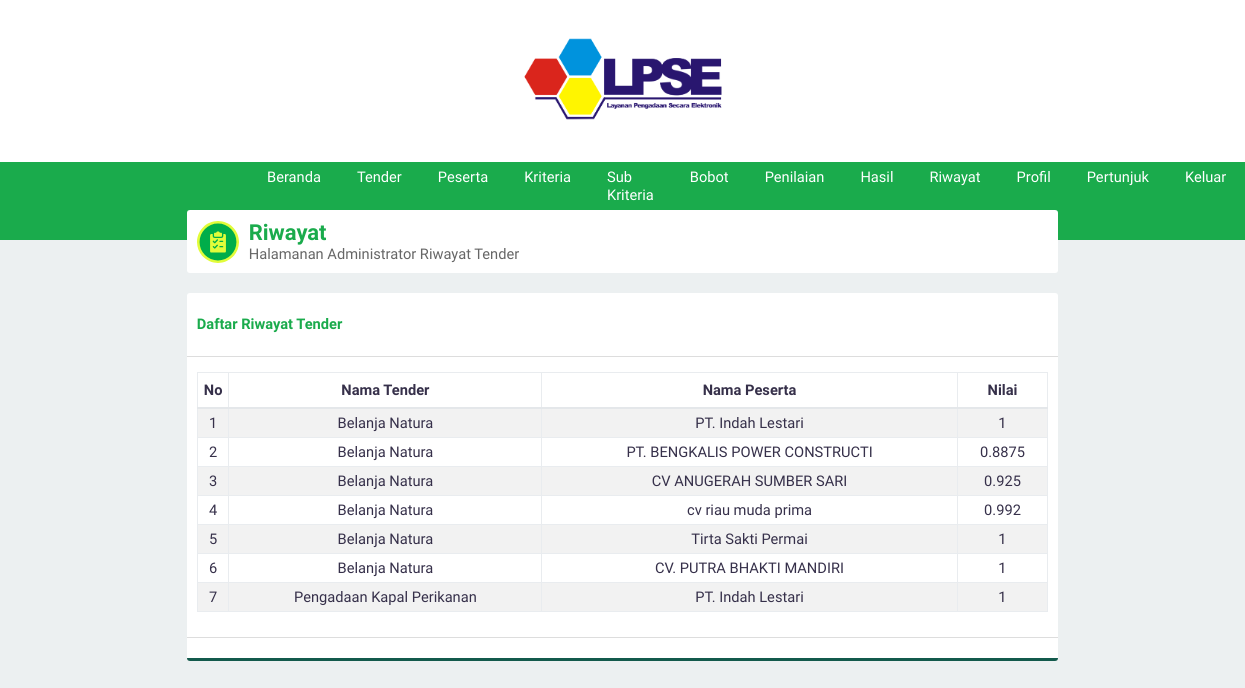
Page /?page=riwayat (signed in) on the committed database.
### tables this page shows
CREATE TABLE `hasil` (
  `id_hasil` int(3) NOT NULL,
  `id_jenistender` int(3) NOT NULL,
  `id_peserta` int(3) NOT NULL,
  `hasil` float NOT NULL
);

CREATE TABLE `jenis_tender` (
  `id_jenistender` int(3) NOT NULL,
  `namaTender` varchar(100) NOT NULL,
  `kode_rup` varchar(30) NOT NULL,
  `satuan_kerja` varchar(50) NOT NULL,
  `jenis_pengadaan` varchar(50) NOT NULL,
  `nilai_hps` varchar(50) NOT NULL,
  `tahun_pembuatan` varchar(20) NOT NULL
);

CREATE TABLE `peserta` (
  `id_peserta` int(3) NOT NULL,
  `namaPeserta` varchar(30) NOT NULL
);

### page/riwayat.php (the view, shortened to what this page needs)
<?php
require './connect.php';
?>
<div class="panel">
    <div class="panel-middle" id="judul">
    <img src="asset/image/sub-kriteria.svg">
        <div id="judul-text">
            <h2 class="text-green">Riwayat</h2>
            Halamanan Administrator Riwayat Tender
        </div>
    </div>
</div>
<div>
        <div class="panel">
        <div class="panel-top">
                <b style="float: left" class="text-green">Daftar Riwayat Tender</b>
            </div>
            <div class="panel-middle">
                <div class="table-responsive">
                    <table>
                        <thead><tr><th>No</th><th>Nama Tender</th><th>Nama Peserta</th><th>Nilai</th></tr></thead>
                        <tbody>
                        <?php
                        $query="SELECT id_hasil, id_peserta, id_jenistender, namaPeserta, namaTender, hasil
                        FROM hasil INNER JOIN jenis_tender USING (id_jenistender) INNER JOIN peserta USING (id_peserta)
                        WHERE hasil.id_jenistender= jenis_tender.id_jenistender ORDER BY id_jenistender ASC";
                        $execute=$konek->query($query);
                        if ($execute->num_rows > 0){
                            $no=1;
                            while($data=$execute->fetch_array(MYSQLI_ASSOC)){
                                echo"
                                <tr id='data'>
                                    <td>$no</td>
                                    <td>$data[namaTender]</td>
                                    <td>$data[namaPeserta]</td>
                                    <td>$data[hasil]</td>
                                </tr>";
                                $no++;
                            }
                        }else{
                            echo "<tr><td  class='text-center text-green' colspan='3'>Kosong</td></tr>";
                        }
                        ?>
                        </tbody>
                    </table>
                </div>
            </div>
            <div class="panel-bottom"></div>
        </div>
    </div>
</div>

### asset/css/style.css (style rules this page uses)
* { padding: 0; margin: 0; font-family: 'Work Sans', sans-serif; color: #36304A; font-weight: 500; letter-spacing: normal; }
h2 { font-size: 1.5em; }
b, h1, h2, h3, h4, h5 { padding: 0; font-weight: 600 !important; margin: 0.83em 0em; }
.text-green { color: #1aab4c !important; }
.table-responsive { overflow-y: hidden; }
table { width: 100%; text-align: center; border-collapse: collapse; margin: 5px 0px 15px 0px; }
table tr th { padding: 8px 0px; border: solid 1px #e9ecef; border-bottom: solid 2px #e4e7ea; font-weight: bold; }
table td { border: solid 1px #e9ecef; padding: 5px; }
table tr#data:nth-child(odd) { background-color: #f2f2f2; }
.panel { background-color: white; border-radius: 3px; -webkit-box-sizing: border-box; -moz-box-sizing: border-box; -o-box-sizing: border-box; box-sizing: border-box; margin-bottom: 20px; overflow: hidden; }
.panel-top { padding: 10px; box-sizing: padding-box; border-bottom: solid 1px #dddddd; }
.panel-middle { padding: 10px; box-sizing: padding-box; }
.panel-bottom { padding: 10px; border-bottom: solid 3px #135a4c; border-top: solid 1px #dddddd; }
body { background-color: #ECF0F1; display: flex; width: 100vw; height: 100vh; align-items: center; flex-direction: column; overflow-x: hidden; font-size: 11pt; }
#judul { display: flex; align-items: center; }
#judul img { margin-right: 10px; }
#judul #judul-text { color: #666666; }
#judul #judul-text h2 { margin: 0 !important; }

### rows in the picture
hasil: id_jenistender.namaTender "Belanja Natura", id_peserta.namaPeserta "PT. Indah Lestari", hasil "1"
hasil: id_jenistender.namaTender "Belanja Natura", id_peserta.namaPeserta "PT. BENGKALIS POWER CONSTRUCTI", hasil "0.8875"
hasil: id_jenistender.namaTender "Belanja Natura", id_peserta.namaPeserta "CV ANUGERAH SUMBER SARI", hasil "0.925"
hasil: id_jenistender.namaTender "Belanja Natura", id_peserta.namaPeserta "cv riau muda prima", hasil "0.992"
hasil: id_jenistender.namaTender "Belanja Natura", id_peserta.namaPeserta "Tirta Sakti Permai", hasil "1"
hasil: id_jenistender.namaTender "Belanja Natura", id_peserta.namaPeserta "CV. PUTRA BHAKTI MANDIRI", hasil "1"
hasil: id_jenistender.namaTender "Pengadaan Kapal Perikanan", id_peserta.namaPeserta "PT. Indah Lestari", hasil "1"
